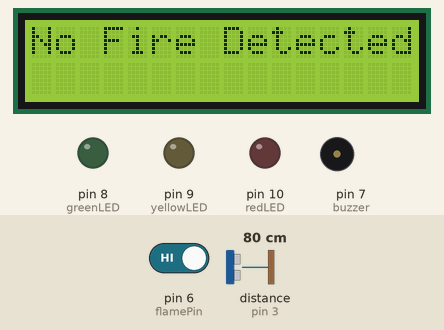
Recording of a sketch running on a simulated Arduino Uno, built with avr-gcc and run on an emulated ATmega328P. Shown: 16×2 character LCD, output pins drawn as LEDs (lit = HIGH), buzzer (waves = sounding, pin HIGH). Wiring (inferred from the names in the program): ultrasonic range finder: trigger pin 4; echo pin 3. Dashed ring = blinking. The test bench sets the inputs (shaded band); at power-on: distance to the obstacle (sensor on pin 3) 80 cm, pin 6 (flamePin) HIGH. The echo pulse lasts 58.3 µs per cm; pins used as bus, display or sensor lines are not drawn.

Above: at 1.3 s.
1.4 s: distance to the obstacle (sensor on pin 3) set to 12 cm
At 3.0 s:
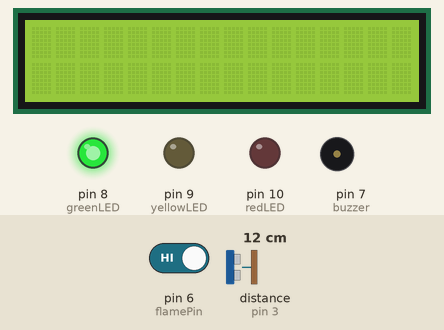
7.6 s: distance to the obstacle (sensor on pin 3) set to 9 cm
At 10.3 s:
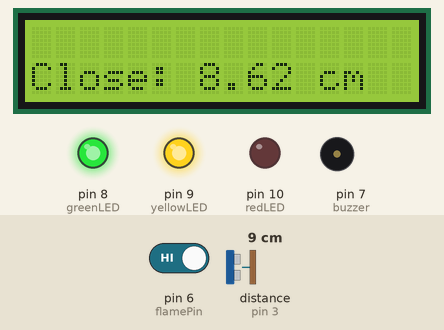
13.8 s: pin 6 (flamePin) driven LOW
At 17.1 s:
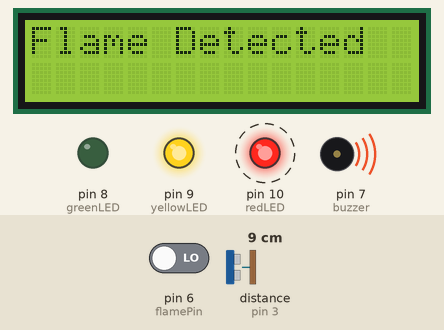
19.8 s: pin 6 (flamePin) driven HIGH
At 21.1 s:
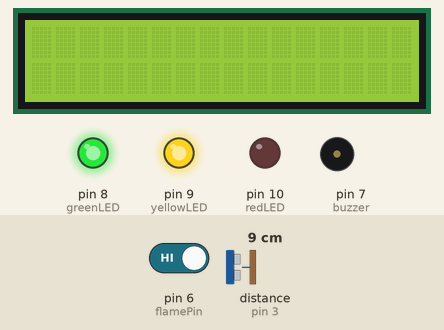
22.8 s: distance to the obstacle (sensor on pin 3) set to 35 cm
At 24.7 s:
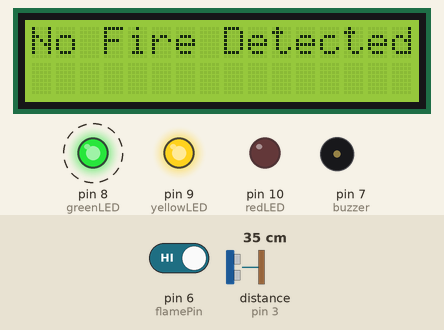
Timing chart, 0 to 30.0 s (numbered marks = the images above; inputs shaded):
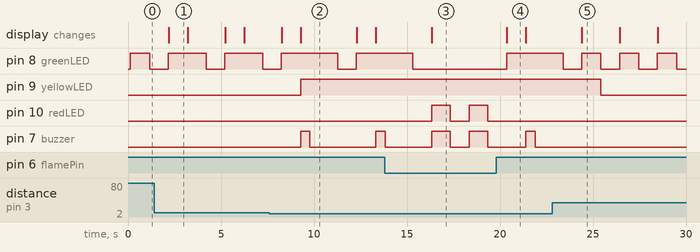

The sketch:

flame_sensor_sketch_20231219.ino
```cpp
 #include <LiquidCrystal_I2C.h>
LiquidCrystal_I2C lcd(0x27, 16, 2);

const int flamePin = 6;      // Flame sensor analog pin
const int buzzer = 7;
const int greenLED = 8;
const int yellowLED = 9;
const int redLED = 10;
const int trigPin = 4;       // Ultrasonic sensor trig pin
const int echoPin = 3;       // Ultrasonic sensor echo pin

int Flame = HIGH;
int distanceThreshold = 20;  // Distance threshold for proximity
int nearDistance = 10;       // Define a nearer distance threshold

bool displayFireMessage = true;  // Flag to switch between messages

void setup() {
  // Pin configurations
  pinMode(flamePin, INPUT);
  pinMode(buzzer, OUTPUT);
  pinMode(greenLED, OUTPUT);
  pinMode(yellowLED, OUTPUT);
  pinMode(redLED, OUTPUT);
  pinMode(trigPin, OUTPUT);
  pinMode(echoPin, INPUT);

  // Initial state for outputs
  digitalWrite(buzzer, LOW);
  digitalWrite(greenLED, LOW);
  digitalWrite(yellowLED, LOW);
  digitalWrite(redLED, LOW);

  // LCD initialization
  lcd.init();
  lcd.backlight();
  lcd.begin(16, 2);

  Serial.begin(9600);
}

void slowBeep() {
  digitalWrite(buzzer, HIGH);
  delay(500);  // Beep for 0.5 seconds
  digitalWrite(buzzer, LOW);
  delay(500);  // Silence for 0.5 seconds
}

void loop() {
  Flame = digitalRead(flamePin);

  lcd.clear();

  if (Flame == LOW) {
    // Flame detected
    digitalWrite(buzzer, HIGH);
    digitalWrite(redLED, HIGH);
    digitalWrite(yellowLED, HIGH);
    lcd.setCursor(0, 0);
    lcd.print("Flame Detected");
    delay(1000);  // Beep for 1 second
  } else {
    // No flame detected
    digitalWrite(greenLED, HIGH);

    if (displayFireMessage) {
      lcd.setCursor(0, 0);
      lcd.print("No Fire Detected");
    } else {
      lcd.setCursor(0, 0);
      lcd.print("                ");
    }

    displayFireMessage = !displayFireMessage;  // Toggle the message display

    delay(1000);  // Display message for 1 second

    // Ultrasonic sensor distance measurement
    digitalWrite(trigPin, LOW);
    delayMicroseconds(2);
    digitalWrite(trigPin, HIGH);
    delayMicroseconds(10);
    digitalWrite(trigPin, LOW);
    long duration = pulseIn(echoPin, HIGH);
    float distanceCm = duration * 0.034 / 2;

    if (distanceCm < distanceThreshold) {
      lcd.setCursor(0, 1);
      lcd.print("Close: ");
      lcd.print(distanceCm);
      lcd.print(" cm    ");

      if (distanceCm < nearDistance) {
        digitalWrite(yellowLED, HIGH);
        slowBeep();
      } else {
        digitalWrite(yellowLED, LOW);
      }

      delay(1000);
    } else {
      lcd.setCursor(0, 1);
      lcd.print("                ");
      digitalWrite(yellowLED, LOW);
    }
  }

  // Turn off LEDs and buzzer after displaying the message
  digitalWrite(buzzer, LOW);
  digitalWrite(greenLED, LOW);
  digitalWrite(redLED, LOW);

  delay(1000); // Adjust delay as needed
}
```

Measured:
- the behaviour switches between 11 and 10 cm on distance to the obstacle (sensor on pin 3) (found by bisection; images 1 and 2)
- after the input at 1.4 s, pin 8 (greenLED): HIGH → LOW after 2.8 s, → HIGH 1.0 s later, → LOW 2.0 s later
- after the input at 7.6 s, pin 9 (yellowLED): LOW → HIGH after 1.7 s; pin 7 (buzzer): LOW → HIGH after 1.7 s, → LOW 0.50 s later, → HIGH 3.5 s later
- after the input at 13.8 s, pin 8 (greenLED): goes on until 15.3 s, then stays LOW; pin 10 (redLED): alternates HIGH for 1.0 s and LOW for 1.0 s, starting after 2.5 s; the display: changes after 2.5 s (image 3)
- after the input at 19.8 s, pin 8 (greenLED): LOW → HIGH after 0.55 s; pin 10 (redLED): stays LOW (without the input it goes to HIGH after 0.55 s); the display: changes after 0.57 s (image 4)
- after the input at 22.8 s, pin 8 (greenLED): alternates HIGH for 1.0 s and LOW for 1.0 s, starting after 2.6 s; pin 9 (yellowLED): HIGH → LOW after 2.6 s; pin 7 (buzzer): stops changing and stays LOW
- what the display in image 1 shows lasts 1.0 s, from 2.2 s to 3.2 s
